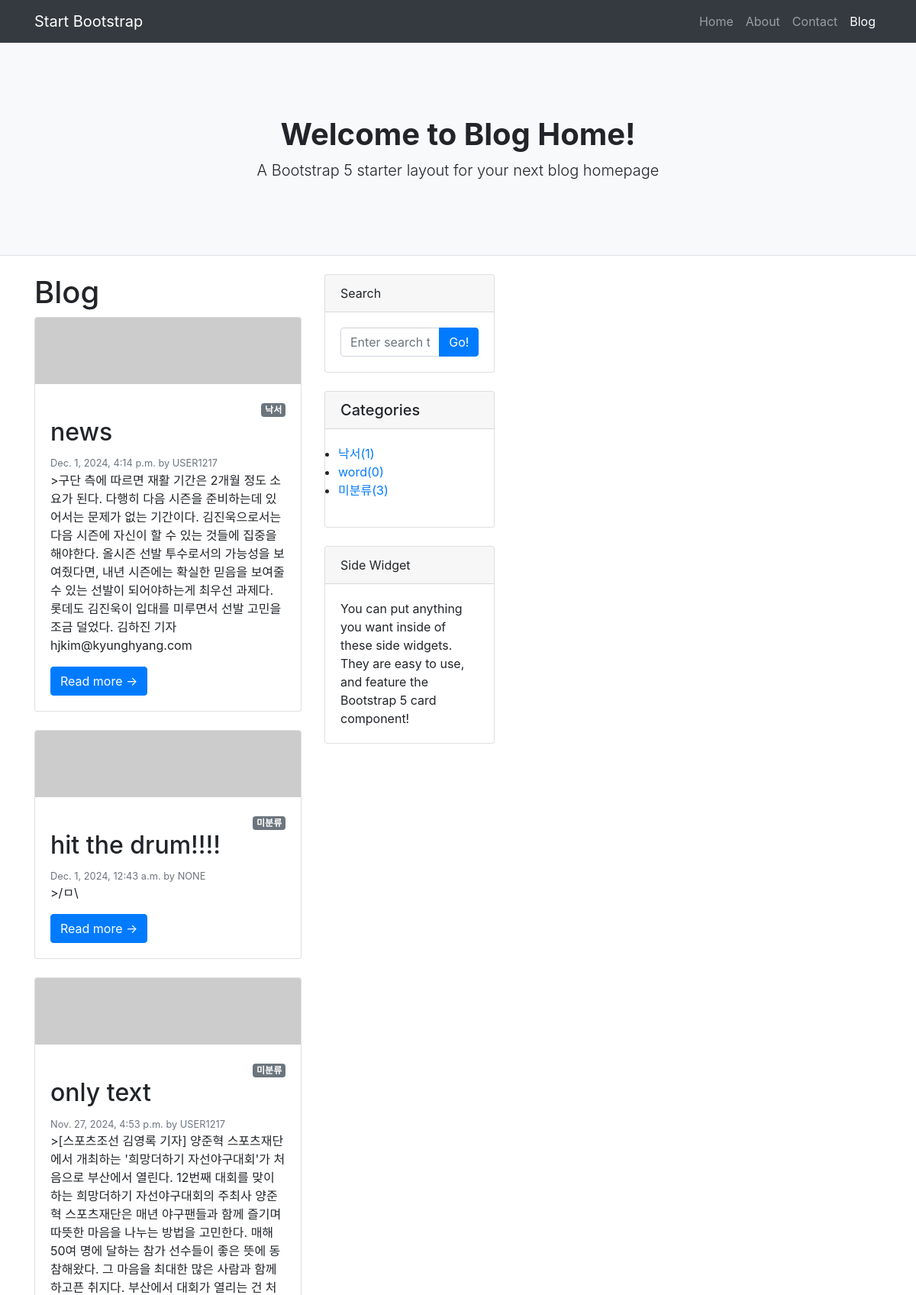
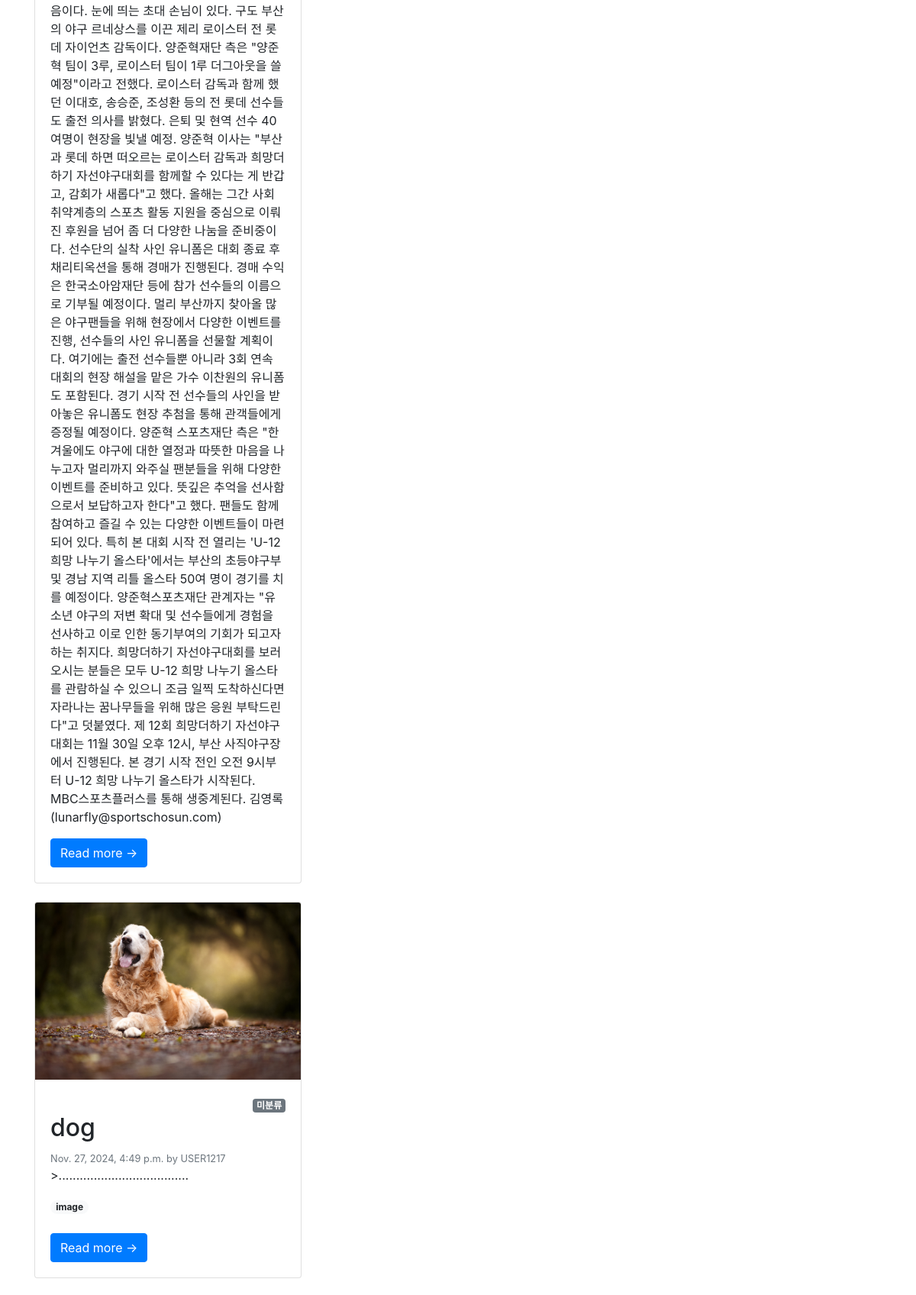
The page / (upper part) on the database its author committed (2 pictures, top to bottom).
### blog/models.py (models this page shows, shortened)
class Post(models.Model):
    title = models.CharField(max_length=30)
    content = models.TextField()
    head_image = models.ImageField(upload_to='blog/images/%y/%m/%d',blank=True)
    file_upload = models.FileField(upload_to='blog/files/%Y/%m/%d',blank=True)
    created_at = models.DateTimeField(auto_now_add=True)
    updated_at = models.DateTimeField(auto_now=True)
    author = models.ForeignKey(User,null=True,on_delete=models.SET_NULL)
    category = models.ForeignKey(Category,null=True, blank=True, on_delete=models.SET_NULL)
    tags = models.ManyToManyField(Tag, blank=True)
    def __str__(self):
        return f'[{self.pk}]{self.title} ::{self.author}'
    def get_absolute_url(self):
        return f'/{self.pk}/'

class Category(models.Model):
    name = models.CharField(max_length=50, unique=True)
    slug = models.SlugField(max_length=200, unique=True, allow_unicode=True)
    def __str__(self):
        return self.name
    def get_absolute_url(self):
        return f'/blog/category/{self.slug}/'
    class Meta:
        verbose_name_plural = 'Categories'

class Tag(models.Model):
    name = models.CharField(max_length=50, unique=True)
    slug = models.SlugField(max_length=200, unique=True, allow_unicode=True)
    def __str__(self):
        return self.name
    def get_absolute_url(self):
        return f'/blog/tag/{self.slug}/'

### blog/views.py (the view)
# urls.py: path('', views.PostList.as_view()),
class PostList(ListView):
    model = Post
    template_name = 'blog/blog_main.html'
    ordering = '-pk'
    def get_context_data(self, **kwargs):
        context = super(PostList, self).get_context_data()
        context['categories'] = Category.objects.all()
        context['no_category_post_count']=Post.objects.filter(category=None).count()
        return context

### blog/templates/blog/blog_main.html (shortened to what this page needs)
{%extends './layout.html'%}
{%load static%}
{%block content%}
<header class="py-5 bg-light border-bottom mb-4">
  <div class="container">
    <div class="text-center my-5">
      <h1 class="fw-bolder">Welcome to Blog Home!</h1>
      <p class="lead mb-0">A Bootstrap 5 starter layout for your next blog homepage</p></div>
  </div>
</header>
<div class="container">
  <div class="row">
    <div class="col-lg-8">
      <div class="row">
        <div class="col-lg-6">
          <h1>Blog
          </h1>
          {%for p in post_list%}
          <div class="card mb-4" id="post-({{p.pk}})">
            {%if p.head_image%}
            <img class="card-img-top" src="{{p.head_image.url}}" alt="{{p}}head image">
            {%else%}
            <img class="card-img-top" src="https://picsum.photos/seed/{{p.id}}/800/200" alt="random_image">
            {% endif%}
            <div class="card-body">
              {% if p.category%}
                <div style="text-align: right;">
                  <span class="badge badge-secondary">{{ p.category }}</span>
                </div>
              {%else%}
                <div style="text-align: right;">
                  <span class="badge badge-secondary">미분류</span>
                </div>
              {%endif%}
              <h2 class="card-title">{{p.title}}</h2>
              <div class="small text-muted">{{p.created_at}}  by
                <a>{{p.author | upper}}</a>
              </div>
              <p class="card-text">>{{p.content}}</p>
              {%if p.tags.exists%}
              {%for tag in p.tags.iterator%}
              <a href="{{tag.get_absolute_url}}"><span class="badge badge-pill badge-light">{{tag}}</span></a>
              {%endfor%}
              <br/>
              <br/>
              {%endif%}
              <a class="btn btn-primary" href="{{p.get_absolute_url}}">Read more →</a>
            </div>
          </div>
          {%endfor%}
        </div>
{%endblock%}

### blog/templates/blog/layout.html (shortened to what this page needs)
<!DOCTYPE html>
<html lang="ko">
<head>
    <link href="../../static/styles.css" rel="stylesheet" />
    <link href="https://stackpath.bootstrapcdn.com/bootstrap/4.5.2/css/bootstrap.min.css" rel="stylesheet">
</head>
<body>
    <nav class="navbar navbar-expand-lg navbar-dark bg-dark">
        <div class="container">
            <a class="navbar-brand" href="#!">Start Bootstrap</a>
            <div class="collapse navbar-collapse" id="navbarSupportedContent">
                <ul class="navbar-nav ms-auto mb-2 mb-lg-0">
                    <li class="nav-item"><a class="nav-link" href="#">Home</a></li>
                    <li class="nav-item"><a class="nav-link" href="#!">About</a></li>
                    <li class="nav-item"><a class="nav-link" href="#!">Contact</a></li>
                    <li class="nav-item"><a class="nav-link active" aria-current="page" href="#">Blog</a></li>
                </ul>
            </div>
        </div>
    </nav>
{%block content%}{%endblock%}
    <div class="col-lg-4">
        <div class="card mb-4">
            <div class="card-header">Search</div>
            <div class="card-body">
                <div class="input-group">
                    <input class="form-control" type="text" placeholder="Enter search term..." aria-label="Enter search term..." aria-describedby="button-search" />
                    <button class="btn btn-primary" id="button-search" type="button">Go!</button>
                </div>
            </div>
        </div>
        <div class="card mb-4" id="categoris-card">
            <h5 class="card-header">Categories</h5>
            <div class="card-body">
                <div class="row">
                    <ul>
                        {%for category in categories%}
                        <li>
                            <a href="{{category.get_absolute_url}}">{{category}}({{category.post_set.count}})</a>
                        </li>
                        {%endfor%}
                        <li>
                            <a href="/blog/category/no_category/">미분류({{no_category_post_count}})</a>
                        </li>
                    </ul>
                </div>
            </div>
        </div>
        <div class="card mb-4">
            <div class="card-header">Side Widget</div>
            <div class="card-body">You can put anything you want inside of these side widgets. They are easy to use, and feature the Bootstrap 5 card component!</div>
        </div>
    </div>
    </div>
    </div>
</body>
</html>

### rows shown on the page
Post: category "낙서", title "news", created_at "Dec. 1, 2024, 4:14 p.m.", author "USER1217", content "구단 측에 따르면 재활 기간은 2개월 정도 소요가 된다. 다행히 다음 시즌을 준비하는데 있어서는 문제가 없는 기간이다. 김진욱으로서는 다음 시즌에 자신이 할 수 있는 것들에 집중을 해야한다. 올시즌 선발 투수로서의 가능성을 보여줬다면, 내년 시즌에는 확실한 믿음을 보여줄 수 있는 선발이 되어야하는게 최우선 과제다. 롯데도 김진욱이 입대를 미루면서 선발 고민을 조금 덜었다. 김하진 기자 hjkim@kyunghyang.com"
Post: shows "미분류", title "hit the drum!!!!", created_at "Dec. 1, 2024, 12:43 a.m.", author "NONE", content "/ㅁ\\"
Post: shows "미분류", title "only text", created_at "Nov. 27, 2024, 4:53 p.m.", author "USER1217", content "[스포츠조선 김영록 기자] 양준혁 스포츠재단에서 개최하는 '희망더하기 자선야구대회'가 처음으로 부산에서 열린다. 12번째 대회를 맞이하는 희망더하기 자선야구대회의 주최사 양준혁 스포츠재단은 매년 야구팬들과 함께 즐기며 따뜻한 마음을 나누는 방법을 고민한다. 매해 50여 명에 달하는 참가 선수들이 좋은 뜻에 동참해왔다. 그 마음을 최대한 많은 사람과 함께 하고픈 취지다. 부산에서 대회가 열리는 건 처음이다. 눈에 띄는 초대 손님이 있다. 구도 부산의 야구 르네상스를 이끈 제리 로이스터 전 롯데 자이언츠 감독이다. 양준혁재단 측은 \"양준혁 팀이 3루, 로이스터 팀이 1루 더그아웃을 쓸 예정\"이라고 전했다. 로이스터 감독과 함께 했던 이대호, 송승준, 조성환 등의 전 롯데 선수들도 출전 의사를 밝혔다. 은퇴 및 현역 선수 40여명이 현장을 빛낼 예정. 양준혁 이사는 \"부산과 롯데 하면 떠오르는 로이스터 감독과 희망더하기 자선야구대회를 함께할 수 있다는 게 반갑고, 감회가 새롭다\"고 했다. 올해는 그간 사회취약계층의 스포츠 활동 지원을 중심으로 이뤄진 후원을 넘어 좀 더 다양한 나눔을 준비중이다. 선수단의 실착 사인 유니폼은 대회 종료 후 채리티옥션을 통해 경매가 진행된다. 경매 수익은 한국소아암재단 등에 참가 선수들의 이름으로 기부될 예정이다. 멀리 부산까지 찾아올 많은 야구팬들을 위해 현장에서 다양한 이벤트를 진행, 선수들의 사인…"
Post: head_image (picture), shows "미분류", title "dog", created_at "Nov. 27, 2024, 4:49 p.m.", author "USER1217", content "....................................."
Tag: name "image"
Category: name "낙서", post_set.count "1"
Category: name "word", post_set.count "0"

### other values the page prints
{{ no_category_post_count }} "3"
